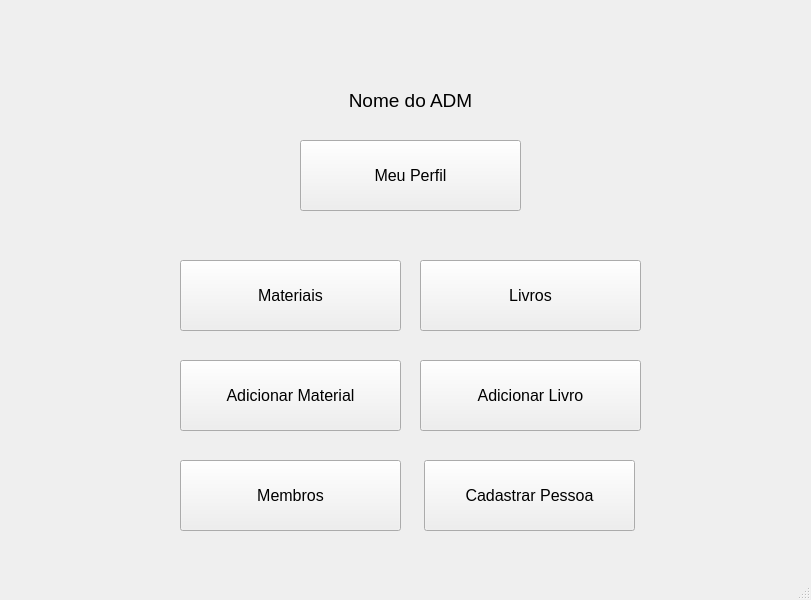
<?xml version="1.0" encoding="UTF-8"?>
<ui version="4.0">
 <class>MainWindow</class>
 <widget class="QMainWindow" name="MainWindow">
  <property name="geometry">
   <rect>
    <x>0</x>
    <y>0</y>
    <width>811</width>
    <height>600</height>
   </rect>
  </property>
  <property name="windowTitle">
   <string>MainWindow</string>
  </property>
  <widget class="QWidget" name="centralwidget">
   <widget class="QPushButton" name="admBtn">
    <property name="geometry">
     <rect>
      <x>424</x>
      <y>460</y>
      <width>211</width>
      <height>71</height>
     </rect>
    </property>
    <property name="font">
     <font>
      <pointsize>12</pointsize>
     </font>
    </property>
    <property name="text">
     <string>Cadastrar Pessoa</string>
    </property>
   </widget>
   <widget class="QLabel" name="lblNome">
    <property name="geometry">
     <rect>
      <x>280</x>
      <y>60</y>
      <width>261</width>
      <height>81</height>
     </rect>
    </property>
    <property name="font">
     <font>
      <pointsize>14</pointsize>
     </font>
    </property>
    <property name="text">
     <string>Nome do ADM</string>
    </property>
    <property name="textFormat">
     <enum>Qt::PlainText</enum>
    </property>
    <property name="alignment">
     <set>Qt::AlignCenter</set>
    </property>
   </widget>
   <widget class="QPushButton" name="livroBtn">
    <property name="geometry">
     <rect>
      <x>420</x>
      <y>260</y>
      <width>221</width>
      <height>71</height>
     </rect>
    </property>
    <property name="font">
     <font>
      <pointsize>12</pointsize>
     </font>
    </property>
    <property name="text">
     <string>Livros</string>
    </property>
   </widget>
   <widget class="QPushButton" name="perfBtn">
    <property name="geometry">
     <rect>
      <x>300</x>
      <y>140</y>
      <width>221</width>
      <height>71</height>
     </rect>
    </property>
    <property name="font">
     <font>
      <pointsize>12</pointsize>
     </font>
    </property>
    <property name="text">
     <string>Meu Perfil</string>
    </property>
   </widget>
   <widget class="QPushButton" name="matBtn">
    <property name="geometry">
     <rect>
      <x>180</x>
      <y>260</y>
      <width>221</width>
      <height>71</height>
     </rect>
    </property>
    <property name="font">
     <font>
      <pointsize>12</pointsize>
     </font>
    </property>
    <property name="text">
     <string>Materiais</string>
    </property>
   </widget>
   <widget class="QPushButton" name="membrosbtn">
    <property name="geometry">
     <rect>
      <x>180</x>
      <y>460</y>
      <width>221</width>
      <height>71</height>
     </rect>
    </property>
    <property name="font">
     <font>
      <pointsize>12</pointsize>
     </font>
    </property>
    <property name="text">
     <string>Membros</string>
    </property>
   </widget>
   <widget class="QPushButton" name="addMatBtn">
    <property name="geometry">
     <rect>
      <x>180</x>
      <y>360</y>
      <width>221</width>
      <height>71</height>
     </rect>
    </property>
    <property name="font">
     <font>
      <pointsize>12</pointsize>
     </font>
    </property>
    <property name="text">
     <string>Adicionar Material</string>
    </property>
   </widget>
   <widget class="QPushButton" name="addLivroBtn">
    <property name="geometry">
     <rect>
      <x>420</x>
      <y>360</y>
      <width>221</width>
      <height>71</height>
     </rect>
    </property>
    <property name="font">
     <font>
      <pointsize>12</pointsize>
     </font>
    </property>
    <property name="text">
     <string>Adicionar Livro</string>
    </property>
   </widget>
  </widget>
  <widget class="QStatusBar" name="statusbar"/>
 </widget>
 <resources/>
 <connections/>
</ui>
